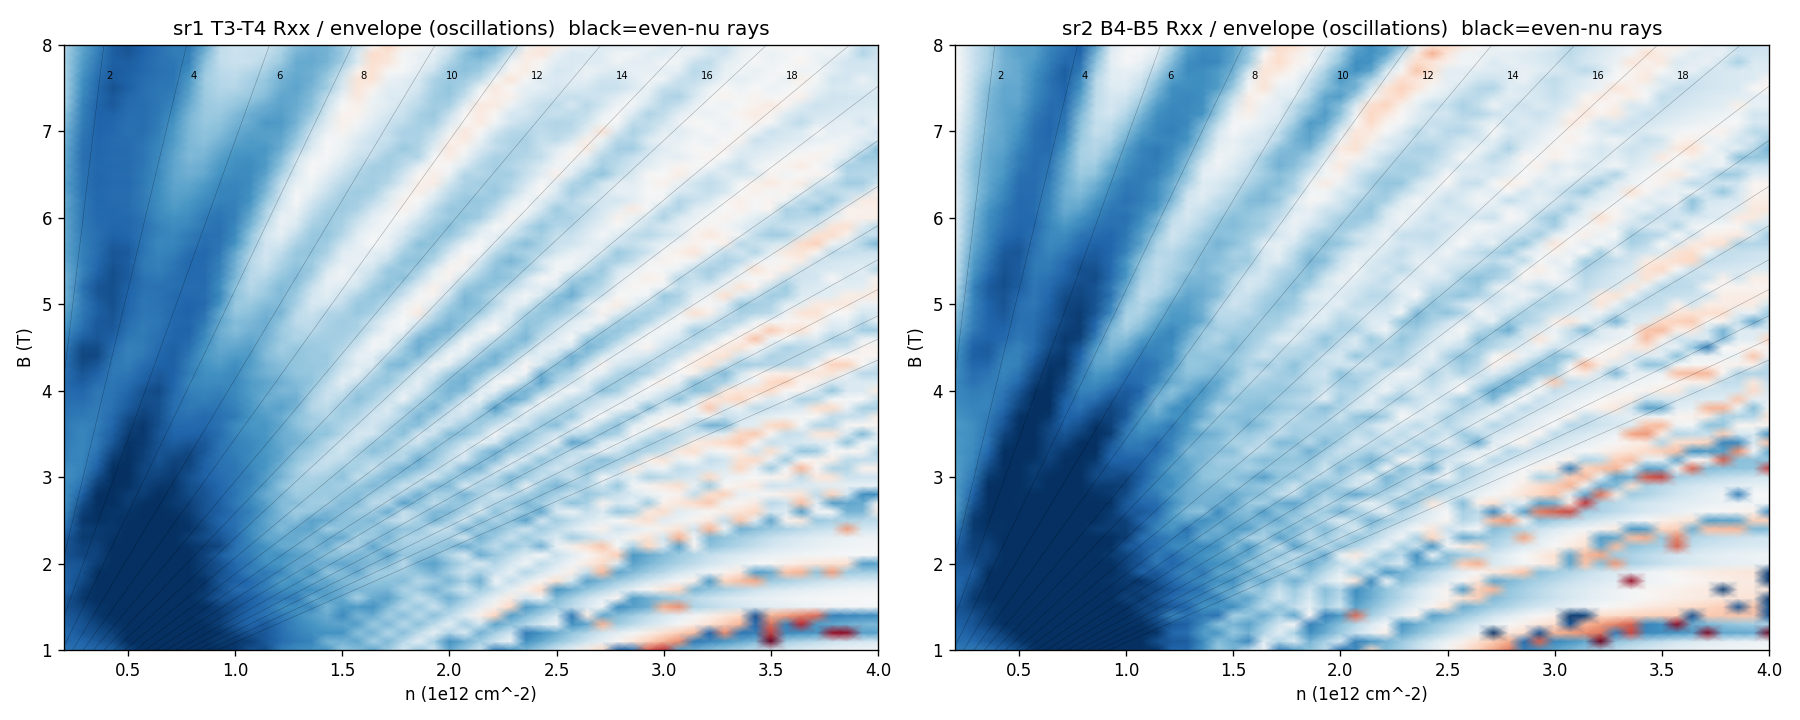

This chart was generated by the following Python code:
import json, gzip, numpy as np
import matplotlib; matplotlib.use("Agg"); import matplotlib.pyplot as plt
from scipy.ndimage import gaussian_filter1d
from sharpelab_nb.gates import stack_capacitance, calc_nD

c_tg = stack_capacitance([(15.6,3)]); c_bg = 1.3136*c_tg; n_off, D_off = -0.225, 0.0
m = json.load(open("data/20/metadata.json")); ci = {c:i for i,c in enumerate(m["columns"])}
d = np.loadtxt(gzip.open("data/20/data.tsv.gz"))
nf = len(m["fast_setpoints"][0]); B = np.array(m["slow_setpoints"][0]); nb = len(B)
d = d[:nb*nf]; Ibias = 5e-9
tgc = d[:,ci["DC_bias"]].reshape(nb,nf); bgc = d[:,ci["k_bg_volt"]].reshape(nb,nf)
nval,_ = calc_nD(tgc, bgc, c_tg, c_bg, n_off, D_off); n_axis = nval[0]
R1 = np.abs(d[:,ci["sr1_X"]].reshape(nb,nf))/Ibias
R2 = np.abs(d[:,ci["sr2_X"]].reshape(nb,nf))/Ibias

def enhance(R):
    out = np.zeros_like(R)
    for i in range(nb):
        sm = gaussian_filter1d(R[i], 6)            # smooth envelope
        out[i] = R[i]/np.maximum(sm, 1e-9)          # oscillation relative to envelope
    return out

fig, ax = plt.subplots(1,2, figsize=(15,6))
for a,(R,lab) in zip(ax,[(R1,"sr1 T3-T4"),(R2,"sr2 B4-B5")]):
    E = enhance(R)
    im = a.pcolormesh(n_axis, B, E, shading="gouraud", cmap="RdBu_r", vmin=0.5, vmax=1.5)
    for nu in range(2,40,2):
        a.plot(0.02418*nu*B, B, "k-", lw=0.3, alpha=0.35)
        if nu<=18: a.text(0.02418*nu*8.2, 7.6, str(nu), fontsize=6, color="k")
    a.set_xlim(0.2, 4); a.set_ylim(1.0, 8); a.set_xlabel("n (1e12 cm^-2)"); a.set_ylabel("B (T)")
    a.set_title(f"{lab} Rxx / envelope (oscillations)  black=even-nu rays")
fig.tight_layout(); fig.savefig("hera_scratch/fan_enhanced.png", dpi=120)
print("saved fan_enhanced.png")

# quantitative: at each B row, do detected minima sit on constant-nu rays (straight) -> read slope dn/dB per ray
# track the strongest 3 minima across B>=4T and fit n vs B
from scipy.signal import argrelmin
rows = [i for i in range(nb) if B[i]>=4.0]
allmin = []
for i in rows:
    E = gaussian_filter1d(R1[i]/np.maximum(gaussian_filter1d(R1[i],6),1e-9), 1)
    for j in argrelmin(E, order=2)[0]:
        if n_axis[j]>0.3 and E[j]<0.92:
            allmin.append((B[i], n_axis[j]))
allmin = np.array(allmin)
print(f"\n{len(allmin)} strong Rxx minima (B>=4T). dn/dB of linear ray families => nu = dn/dB / 0.02418:")
# crude: histogram nu = n/(0.02418*B) of all minima
if len(allmin):
    nus = allmin[:,1]/(0.02418*allmin[:,0])
    h,edges = np.histogram(nus, bins=np.arange(0,40,2))
    for k in range(len(h)):
        if h[k]: print(f"  nu {edges[k]:.0f}-{edges[k+1]:.0f}: {'#'*h[k]} ({h[k]})")
